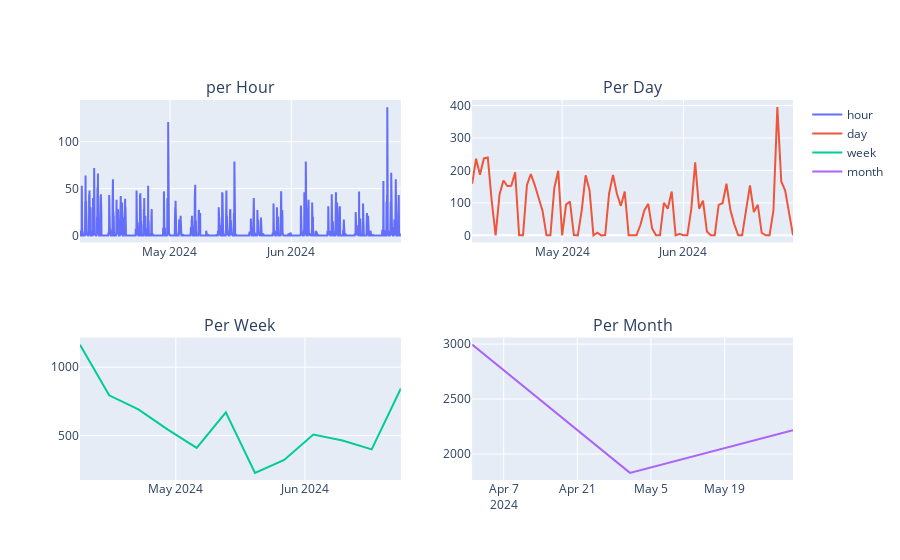

Notebook source saved alongside this figure:
### Markdown cell above
## 1.2 Time Series Patterns

### Also plot the respective ACF plots

### Code cell
fig = make_subplots(rows=2, cols=2,
                    subplot_titles=("per Hour", "Per Day", "Per Week", "Per Month"))


freq = "1h"
data_resampled = resample(data_filterd, "datetime", freq, "count")
fig.add_trace(
    go.Scatter(
        x=data_resampled["datetime"],
        y=data_resampled["event_type"],
        mode='lines',
        name="hour"
    ),
    row=1, col=1
)

freq = "1d"
data_resampled = resample(data_filterd, "datetime", freq, "count")
fig.add_trace(
    go.Scatter(
        x=data_resampled["datetime"],
        y=data_resampled["event_type"],
        mode='lines',
        name="day"
    ),
    row=1, col=2
)

freq = pd.tseries.offsets.Week(weekday=0)
data_resampled = resample(data_filterd, "datetime", freq, "count")
fig.add_trace(
    go.Scatter(
        x=data_resampled["datetime"],
        y=data_resampled["event_type"],
        mode='lines',
        name="week"
    ),
    row=2, col=1
)

freq = "MS"
data_resampled = resample(data_filterd, "datetime", freq, "count")
fig.add_trace(
    go.Scatter(
        x=data_resampled["datetime"],
        y=data_resampled["event_type"],
        mode='lines',
        name="month"
    ),
    row=2, col=2
)

fig.show()

### Figure 1 — Plotly figure (JSON) as saved in the notebook; plotly's stock layout.template omitted (floating-point values rounded to 4 significant figures; data arrays with more than 128 entries replaced by an {"elided": "..."} marker saying what was removed)
{"data": [{"mode": "lines", "name": "hour", "type": "scatter", "x": {"elided": "1969 str values"}, "xaxis": "x", "y": {"elided": "1969 int values"}, "yaxis": "y"}, {"mode": "lines", "name": "day", "type": "scatter", "x": ["2024-04-08T00:00:00", "2024-04-09T00:00:00", "2024-04-10T00:00:00", "2024-04-11T00:00:00", "2024-04-12T00:00:00", "2024-04-13T00:00:00", "2024-04-14T00:00:00", "2024-04-15T00:00:00", "2024-04-16T00:00:00", "2024-04-17T00:00:00", "2024-04-18T00:00:00", "2024-04-19T00:00:00", "2024-04-20T00:00:00", "2024-04-21T00:00:00", "2024-04-22T00:00:00", "2024-04-23T00:00:00", "2024-04-24T00:00:00", "2024-04-25T00:00:00", "2024-04-26T00:00:00", "2024-04-27T00:00:00", "2024-04-28T00:00:00", "2024-04-29T00:00:00", "2024-04-30T00:00:00", "2024-05-01T00:00:00", "2024-05-02T00:00:00", "2024-05-03T00:00:00", "2024-05-04T00:00:00", "2024-05-05T00:00:00", "2024-05-06T00:00:00", "2024-05-07T00:00:00", "2024-05-08T00:00:00", "2024-05-09T00:00:00", "2024-05-10T00:00:00", "2024-05-11T00:00:00", "2024-05-12T00:00:00", "2024-05-13T00:00:00", "2024-05-14T00:00:00", "2024-05-15T00:00:00", "2024-05-16T00:00:00", "2024-05-17T00:00:00", "2024-05-18T00:00:00", "2024-05-19T00:00:00", "2024-05-20T00:00:00", "2024-05-21T00:00:00", "2024-05-22T00:00:00", "2024-05-23T00:00:00", "2024-05-24T00:00:00", "2024-05-25T00:00:00", "2024-05-26T00:00:00", "2024-05-27T00:00:00", "2024-05-28T00:00:00", "2024-05-29T00:00:00", "2024-05-30T00:00:00", "2024-05-31T00:00:00", "2024-06-01T00:00:00", "2024-06-02T00:00:00", "2024-06-03T00:00:00", "2024-06-04T00:00:00", "2024-06-05T00:00:00", "2024-06-06T00:00:00", "2024-06-07T00:00:00", "2024-06-08T00:00:00", "2024-06-09T00:00:00", "2024-06-10T00:00:00", "2024-06-11T00:00:00", "2024-06-12T00:00:00", "2024-06-13T00:00:00", "2024-06-14T00:00:00", "2024-06-15T00:00:00", "2024-06-16T00:00:00", "2024-06-17T00:00:00", "2024-06-18T00:00:00", "2024-06-19T00:00:00", "2024-06-20T00:00:00", "2024-06-21T00:00:00", "2024-06-22T00:00:00", "2024-06-23T00:00:00", "2024-06-24T00:00:00", "2024-06-25T00:00:00", "2024-06-26T00:00:00", "2024-06-27T00:00:00", "2024-06-28T00:00:00", "2024-06-29T00:00:00"], "xaxis": "x2", "y": [159, 236, 187, 237, 240, 106, 0, 126, 169, 152, 153, 194, 0, 0, 155, 189, 155, 117, 75, 0, 0, 146, 199, 0, 95, 104, 1, 0, 77, 185, 139, 0, 8, 0, 1, 129, 186, 128, 91, 135, 0, 0, 0, 32, 77, 97, 21, 0, 0, 100, 82, 135, 0, 5, 0, 0, 81, 225, 82, 107, 12, 0, 0, 94, 99, 159, 78, 34, 0, 0, 71, 154, 72, 94, 8, 0, 0, 76, 395, 166, 138, 70, 0], "yaxis": "y2"}, {"mode": "lines", "name": "week", "type": "scatter", "x": ["2024-04-08T00:00:00", "2024-04-15T00:00:00", "2024-04-22T00:00:00", "2024-04-29T00:00:00", "2024-05-06T00:00:00", "2024-05-13T00:00:00", "2024-05-20T00:00:00", "2024-05-27T00:00:00", "2024-06-03T00:00:00", "2024-06-10T00:00:00", "2024-06-17T00:00:00", "2024-06-24T00:00:00"], "xaxis": "x3", "y": [1165, 794, 691, 545, 410, 669, 227, 322, 507, 464, 399, 845], "yaxis": "y3"}, {"mode": "lines", "name": "month", "type": "scatter", "x": ["2024-04-01T00:00:00", "2024-05-01T00:00:00", "2024-06-01T00:00:00"], "xaxis": "x4", "y": [2995, 1828, 2215], "yaxis": "y4"}], "layout": {"annotations": [{"font": {"size": 16}, "showarrow": false, "text": "per Hour", "x": 0.225, "xanchor": "center", "xref": "paper", "y": 1, "yanchor": "bottom", "yref": "paper"}, {"font": {"size": 16}, "showarrow": false, "text": "Per Day", "x": 0.775, "xanchor": "center", "xref": "paper", "y": 1, "yanchor": "bottom", "yref": "paper"}, {"font": {"size": 16}, "showarrow": false, "text": "Per Week", "x": 0.225, "xanchor": "center", "xref": "paper", "y": 0.375, "yanchor": "bottom", "yref": "paper"}, {"font": {"size": 16}, "showarrow": false, "text": "Per Month", "x": 0.775, "xanchor": "center", "xref": "paper", "y": 0.375, "yanchor": "bottom", "yref": "paper"}], "xaxis": {"anchor": "y", "domain": [0, 0.45]}, "xaxis2": {"anchor": "y2", "domain": [0.55, 1]}, "xaxis3": {"anchor": "y3", "domain": [0, 0.45]}, "xaxis4": {"anchor": "y4", "domain": [0.55, 1]}, "yaxis": {"anchor": "x", "domain": [0.625, 1]}, "yaxis2": {"anchor": "x2", "domain": [0.625, 1]}, "yaxis3": {"anchor": "x3", "domain": [0, 0.375]}, "yaxis4": {"anchor": "x4", "domain": [0, 0.375]}}}
